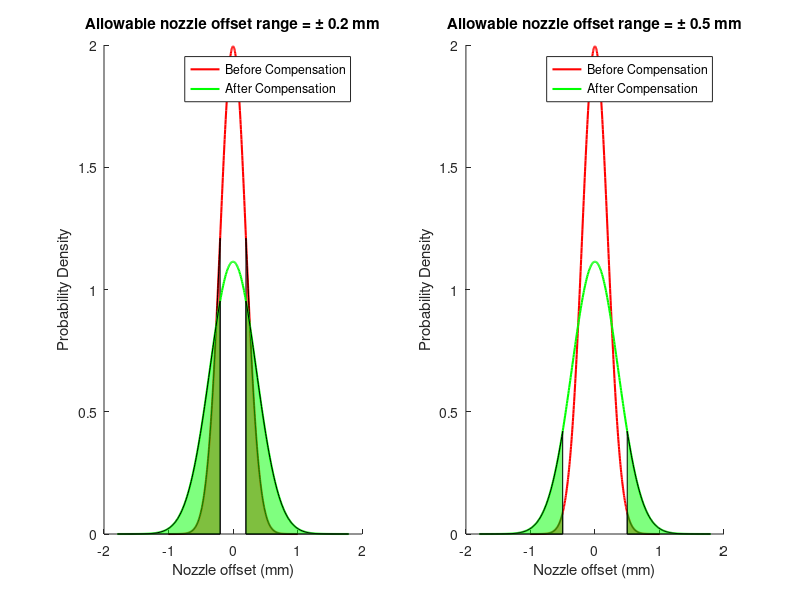

The MATLAB script that drew this image:
figure
%% narrow allowable range
subplot(1,2,1)
hold on

mu = 0;              % mean
sigma = 0.2;          % std
x = linspace(mu-5*sigma, mu+5*sigma, 500);
low2 = -0.2;
high2 = 0.2;
y = normpdf(x, mu, sigma);
xci2 = [linspace(mu-5*sigma, low2); linspace(high2, mu+5*sigma)];
yci2 = normpdf(xci2, mu, sigma);
precomp_fh = plot(x, y, '-r', 'LineWidth', 1.5);
%patch(x, y, [1 1 1],'facealpha',0.5)
patch([xci2(1,:) low2], [yci2(1,:) 0], [1 0 0],'facealpha',0.5)
patch([high2 xci2(2,:)], [0 yci2(2,:)], [1 0 0],'facealpha',0.5)

mu = 0;              % mean
sigma = 0.3582;          % std
x = linspace(mu-5*sigma, mu+5*sigma, 500);
low2 = -0.2;
high2 = 0.2;
y = normpdf(x, mu, sigma);
xci2 = [linspace(mu-5*sigma, low2); linspace(high2, mu+5*sigma)];
yci2 = normpdf(xci2, mu, sigma);
postcomp_fh = plot(x, y, '-g', 'LineWidth', 1.5);
%patch(x, y, [1 1 1],'facealpha',0.5)
patch([xci2(1,:) low2], [yci2(1,:) 0], [0 1 0],'facealpha',0.5)
patch([high2 xci2(2,:)], [0 yci2(2,:)], [0 1 0],'facealpha',0.5)
xlabel('Nozzle offset (mm)')
ylabel('Probability Density')

legend([precomp_fh postcomp_fh],{'Before Compensation' 'After Compensation'})
title('Allowable nozzle offset range = \pm 0.2 mm')

%% wide allowable range
subplot(1,2,2)
hold on

mu = 0;              % mean
sigma = 0.2;          % std
x = linspace(mu-5*sigma, mu+5*sigma, 500);
low1 = -0.5;
high1 = 0.5;
y = normpdf(x, mu, sigma);
xci1 = [linspace(mu-5*sigma, low1); linspace(high1, mu+5*sigma)];
yci1 = normpdf(xci1, mu, sigma);
precomp_fh = plot(x, y, '-r', 'LineWidth', 1.5);
%patch(x, y, [1 1 1],'facealpha',0.5)
patch([xci1(1,:) low1], [yci1(1,:) 0], [1 0 0],'facealpha',0.5)
patch([high1 xci1(2,:)], [0 yci1(2,:)], [1 0 0],'facealpha',0.5)

mu = 0;              % mean
sigma = 0.3582;          % std
x = linspace(mu-5*sigma, mu+5*sigma, 500);
low1 = -0.5;
high1 = 0.5;
y = normpdf(x, mu, sigma);
xci1 = [linspace(mu-5*sigma, low1); linspace(high1, mu+5*sigma)];
yci1 = normpdf(xci1, mu, sigma);
postcomp_fh = plot(x, y, '-g', 'LineWidth', 1.5);
%patch(x, y, [1 1 1],'facealpha',0.5)
patch([xci1(1,:) low1], [yci1(1,:) 0], [0 1 0],'facealpha',0.5)
patch([high1 xci1(2,:)], [0 yci1(2,:)], [0 1 0],'facealpha',0.5)
xlabel('Nozzle offset (mm)')
ylabel('Probability Density')

legend([precomp_fh postcomp_fh],{'Before Compensation' 'After Compensation'})
title('Allowable nozzle offset range = \pm 0.5 mm')